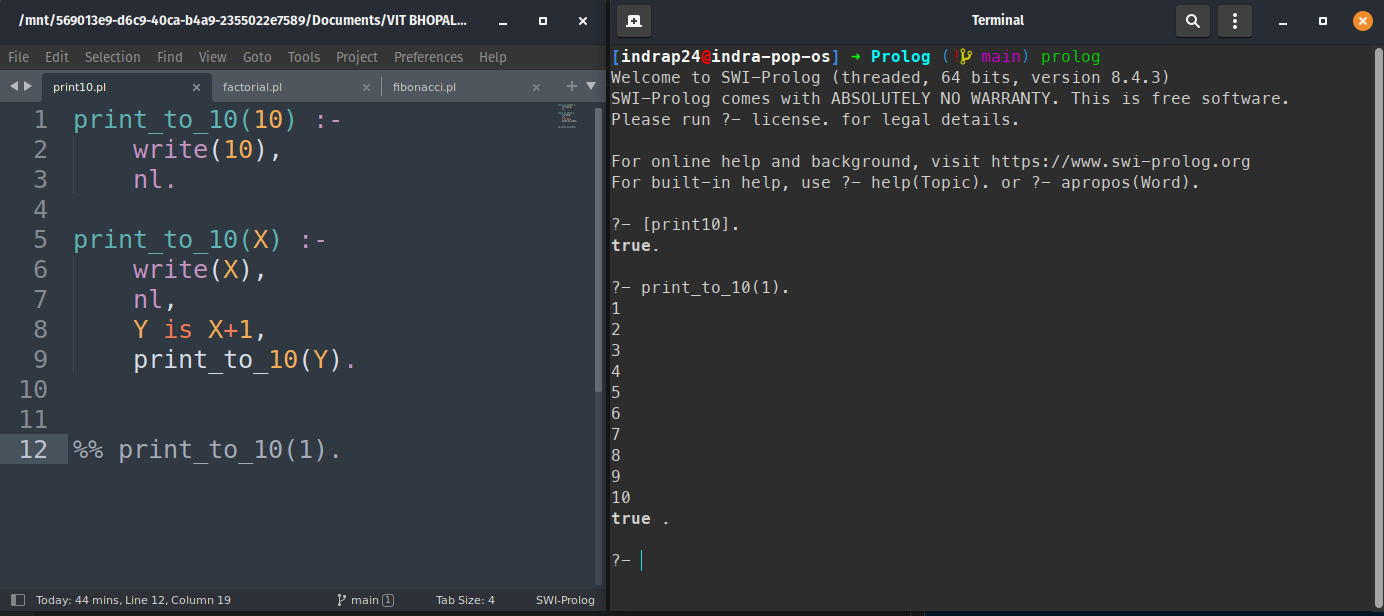
#> input picture Algorithms for Intelligent Systems/ChallengingTask/prolog1.png, 1384 x 616 px
$ python -i CV_Assignment_3_.py   (imports and definitions only)   (older library calls are emulated)
#> lines starting #> are read from the running program, lines starting #| are printed output that depends on the picture
#> further down, picture is the input picture: shape (616, 1384, 3); mean B, G, R 58, 54.2, 50.9
#!/usr/bin/env python
# coding: utf-8

# <a href="https://colab.research.google.com/github/IndraP24/Course-LabWorks/blob/main/Computer%20Vision/CV_Assignment_3_.ipynb" target="_parent"><img src="https://colab.research.google.com/assets/colab-badge.svg" alt="Open In Colab"/></a>

# In[ ]:


import cv2
import numpy as np
import matplotlib.pyplot as plt
from google.colab.patches import cv2_imshow


# In[ ]:


def edgeDetect(img):
    gray = cv2.cvtColor(img, cv2.COLOR_BGR2GRAY)
    img_gaussian = cv2.GaussianBlur(gray,(3,3),0)
    # Here, first argument is the image. Second defines the kernel size.

    #canny
    img_canny = cv2.Canny(img,100,200)
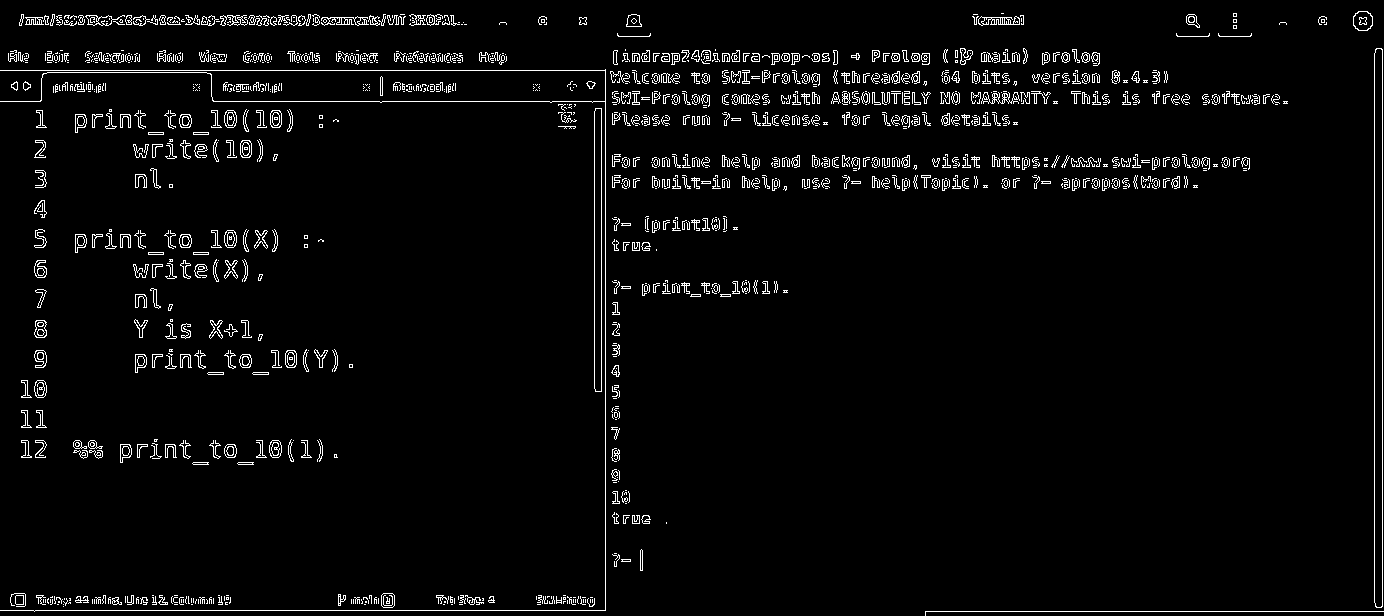
#> img_canny: shape (616, 1384); 3.6% white in thin lines or dots

    #sobel
    img_sobelx = cv2.Sobel(img_gaussian, cv2.CV_8U, 1, 0, ksize=5)
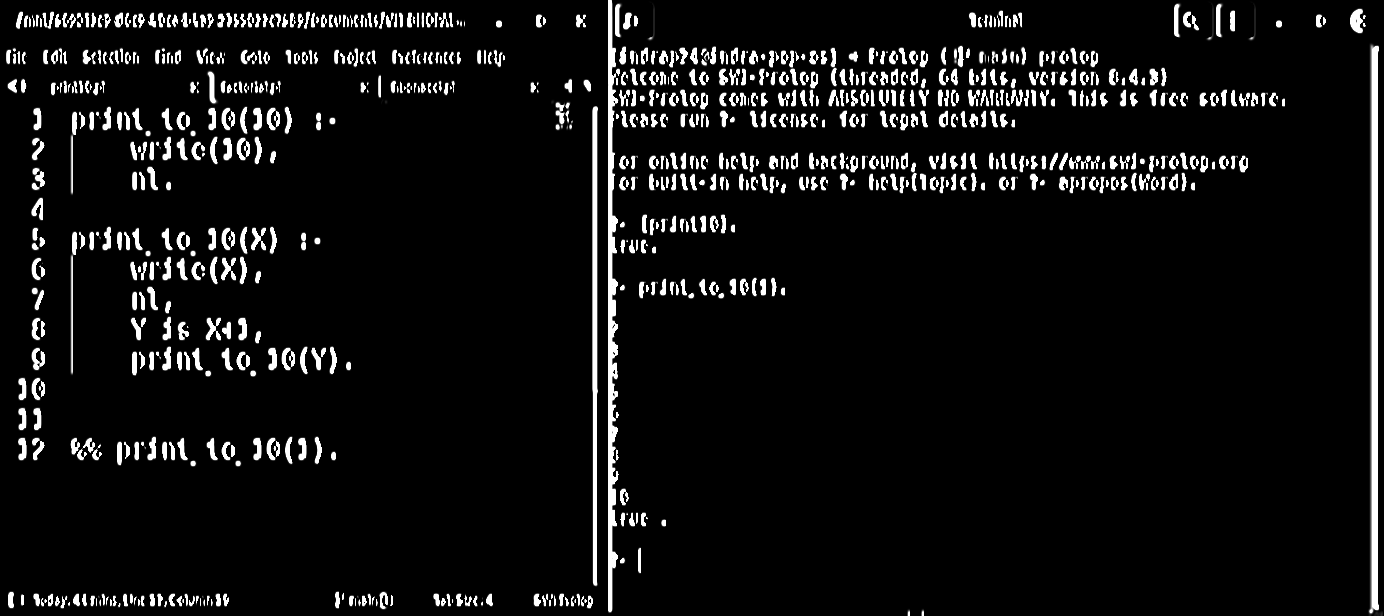
#> img_sobelx: shape (616, 1384); min 0, max 255, mean 16.6
    img_sobely = cv2.Sobel(img_gaussian, cv2.CV_8U, 0, 1, ksize=5)
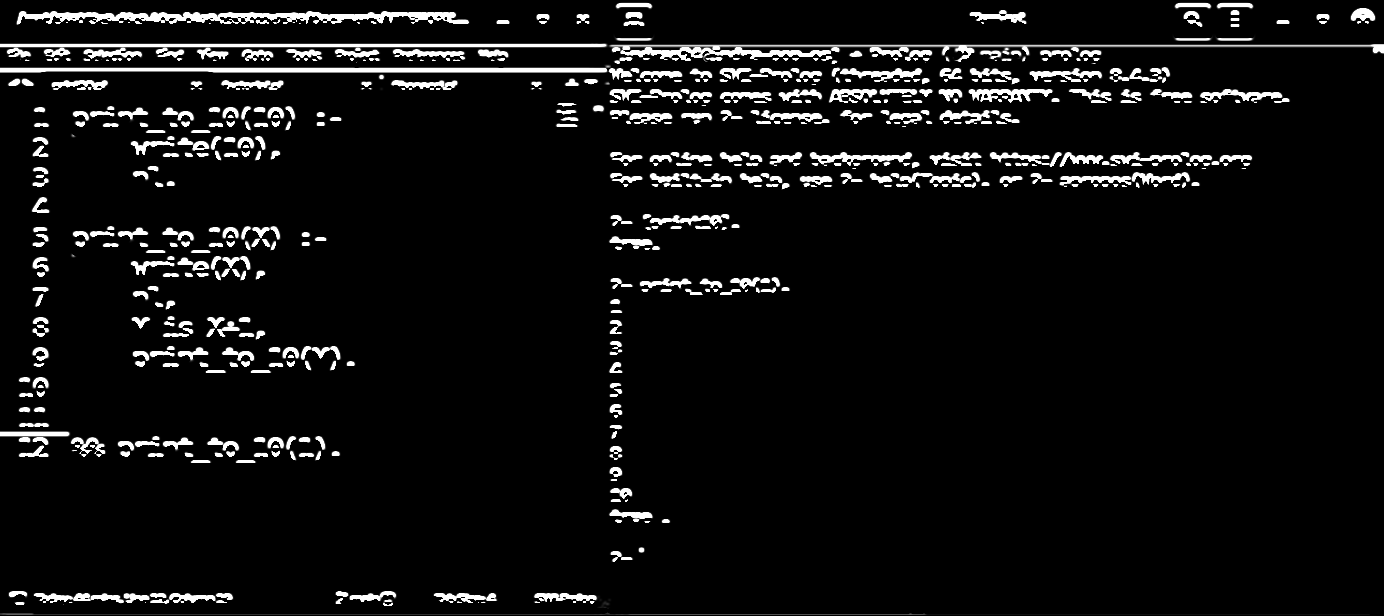
#> img_sobely: shape (616, 1384); min 0, max 255, mean 15.7
    img_sobel = img_sobelx + img_sobely
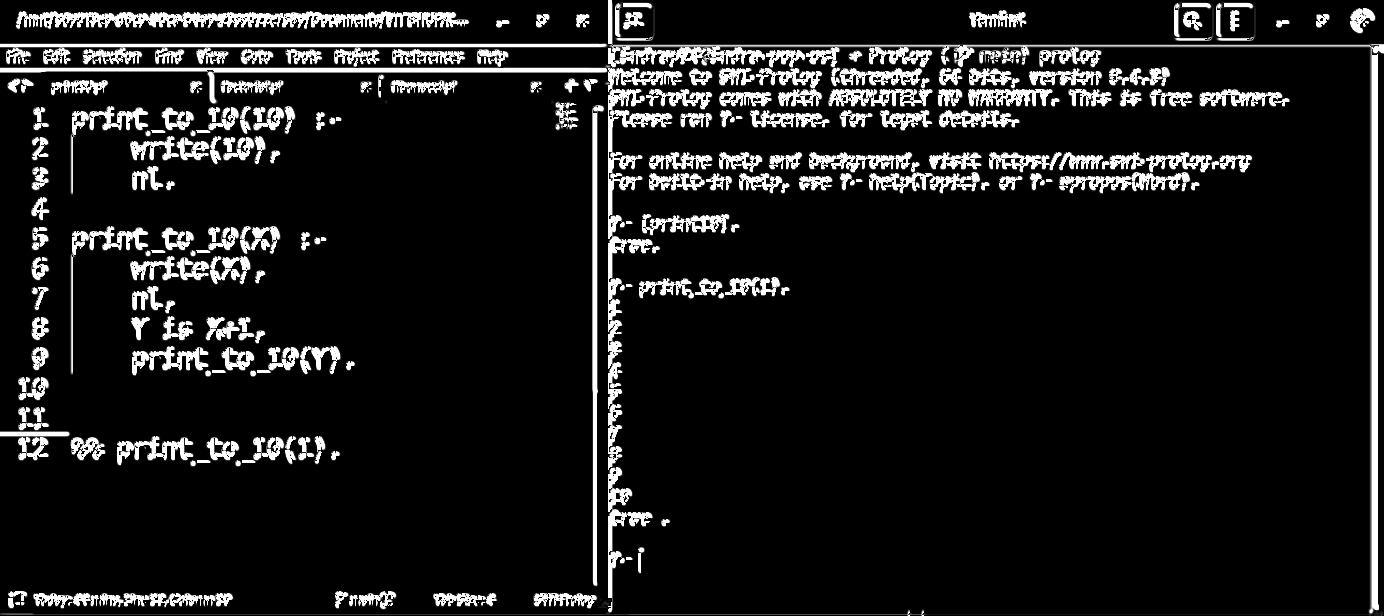
#> img_sobel: shape (616, 1384); min 0, max 255, mean 25.2

    #prewitt
    kernelx = np.array([[1,1,1],[0,0,0],[-1,-1,-1]])
    kernely = np.array([[-1,0,1],[-1,0,1],[-1,0,1]])
    img_prewittx = cv2.filter2D(img_gaussian, -1, kernelx)
    img_prewitty = cv2.filter2D(img_gaussian, -1, kernely)

    print("Canny")
    cv2_imshow(img_canny)
    print("Sobel X")
    cv2_imshow(img_sobelx)
    print("Sobel Y")
    cv2_imshow(img_sobely)
    print("Sobel")
    cv2_imshow(img_sobel)
    print("Prewitt X")
    cv2_imshow(img_prewittx)
    print("Prewitt Y")
    cv2_imshow(img_prewitty)
    print("Prewitt")
    cv2_imshow(img_prewittx+img_prewitty)
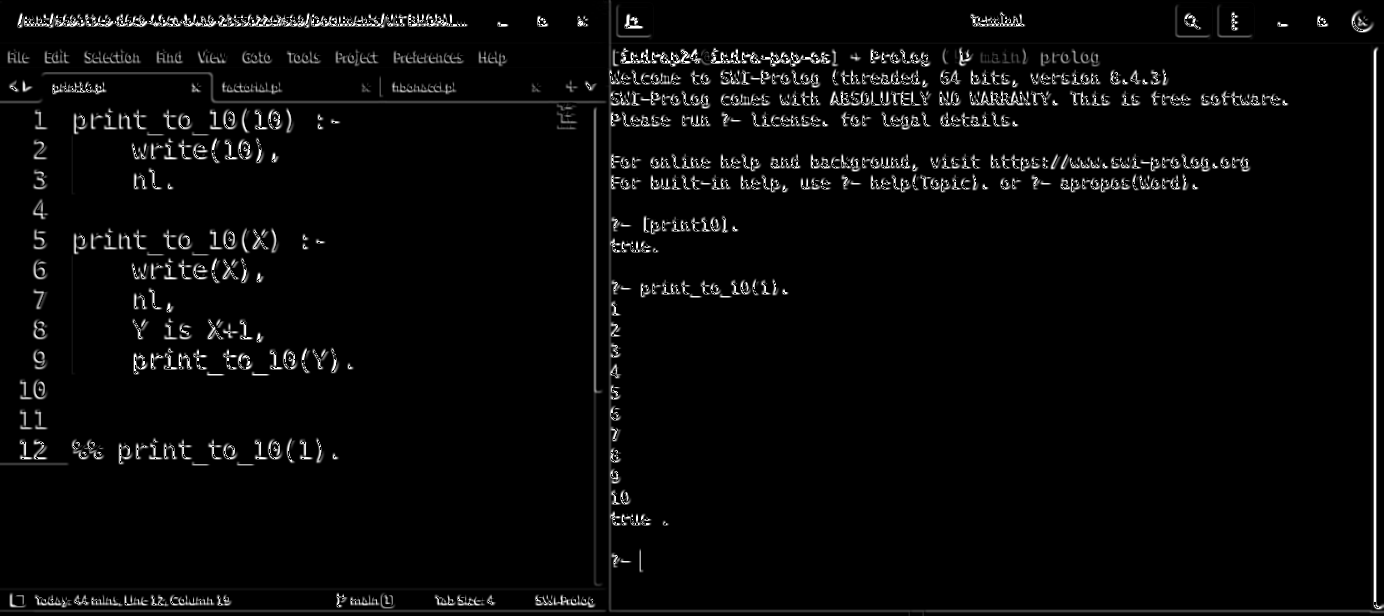
#> shown: shape (616, 1384); min 0, max 255, mean 8.3


# In[ ]:


path_b = '/content/drive/MyDrive/Colab Notebooks/Datasets/Test_Images/I'
# [14 lines not run here, left out]


# In[ ]:

>>> import cv2
>>> picture = cv2.imread('../Algorithms for Intelligent Systems/ChallengingTask/prolog1.png')
>>> result = edgeDetect(picture)

$ run again, on Algorithms for Intelligent Systems/ChallengingTask/prolog2.png
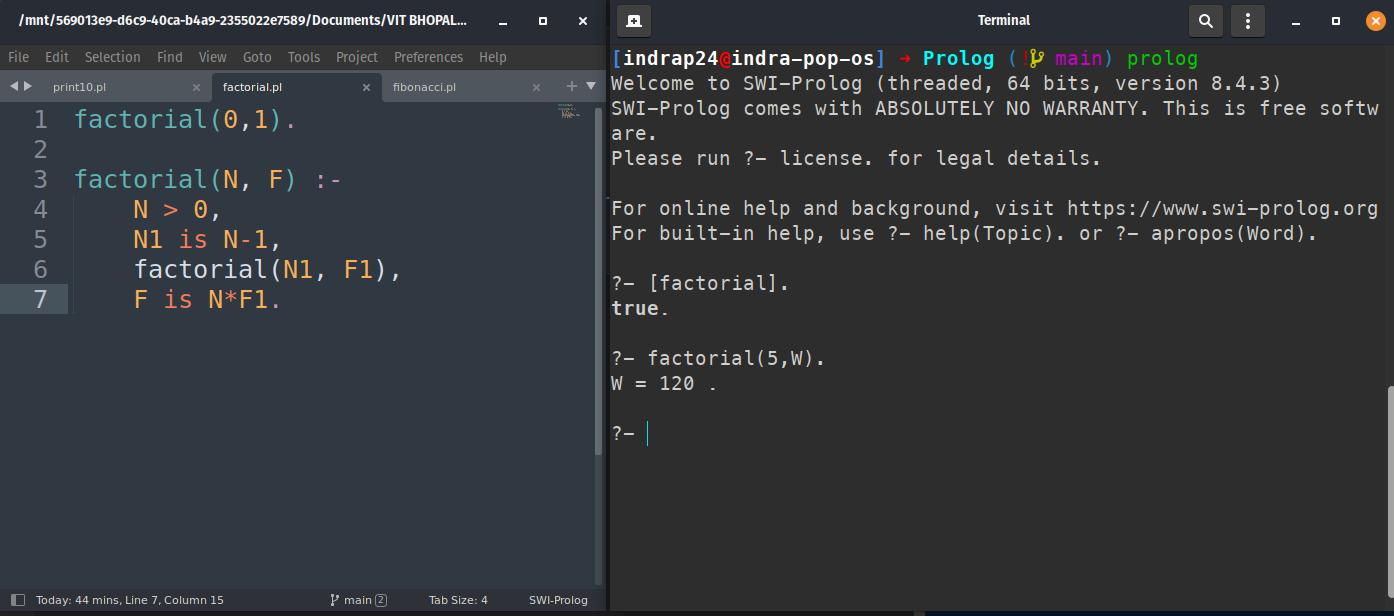
#> input picture Algorithms for Intelligent Systems/ChallengingTask/prolog2.png, 1394 x 616 px
#> picture is the input picture: shape (616, 1394, 3); mean B, G, R 58.1, 54.5, 51.3
#> in edgeDetect, `img_canny = cv2.Canny(img,100,200)`:
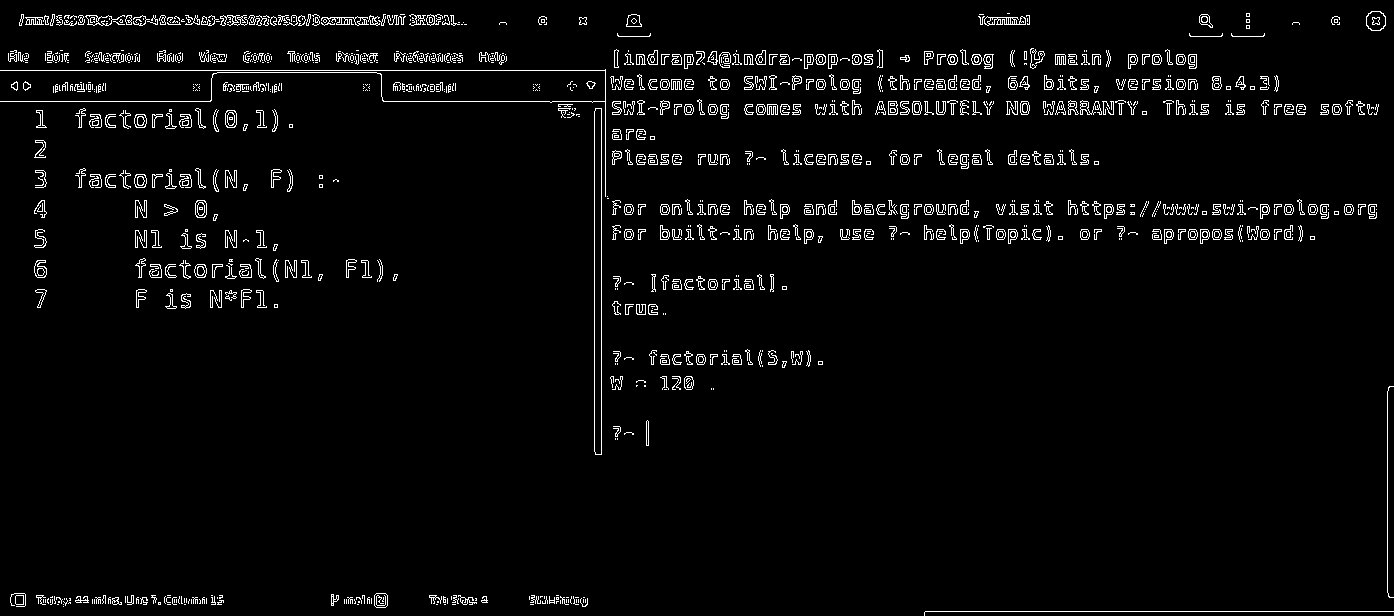
#> img_canny: shape (616, 1394); 3.3% white in thin lines or dots
#> in edgeDetect, `cv2_imshow(img_prewittx+img_prewitty)`:
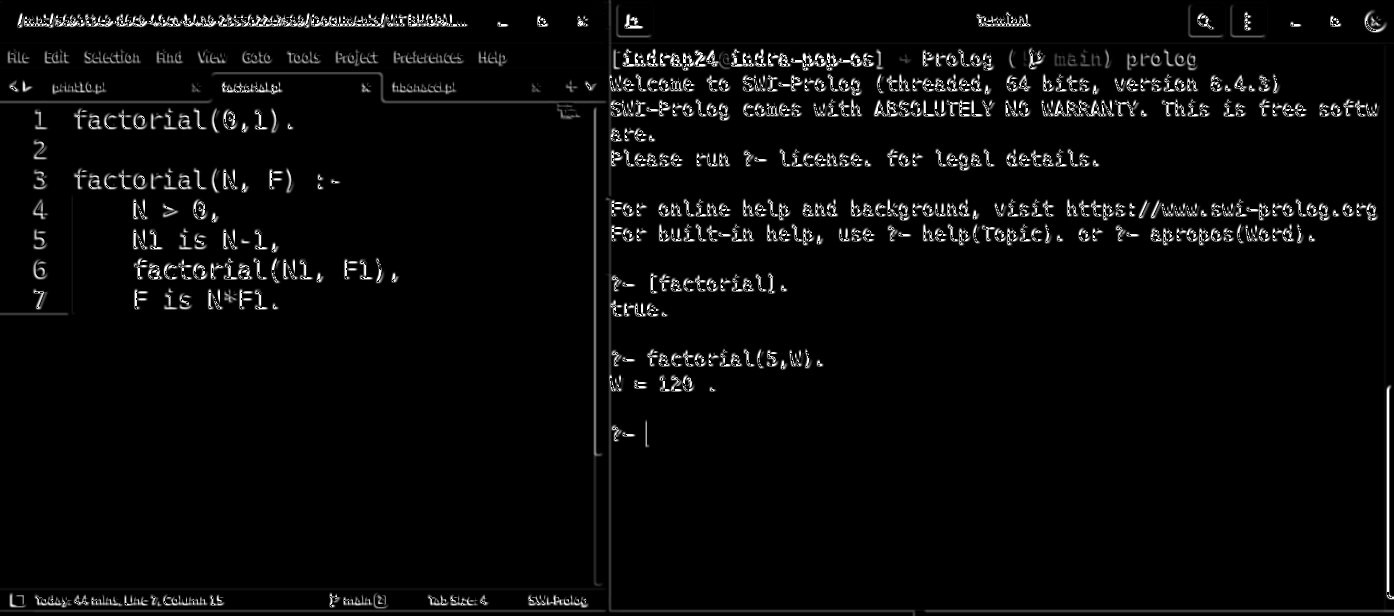
#> shown: shape (616, 1394); min 0, max 255, mean 8.8

$ run again, on Algorithms for Intelligent Systems/ChallengingTask/prolog3.png
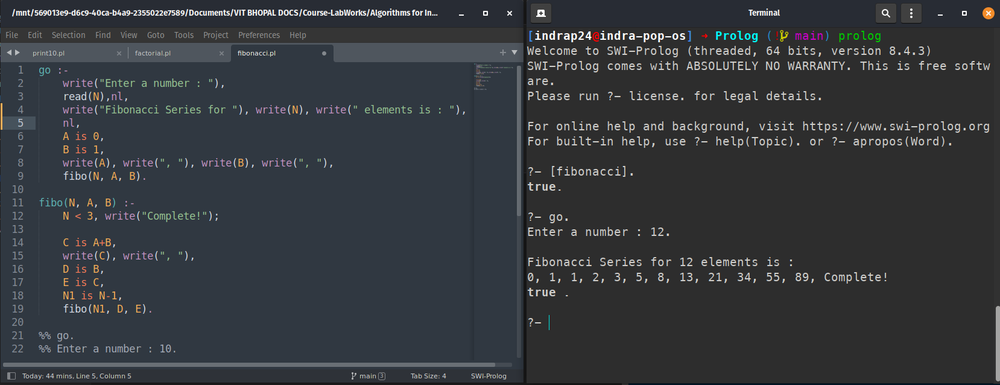
#> input picture Algorithms for Intelligent Systems/ChallengingTask/prolog3.png, 1000 x 385 px, shrunk from 1658 x 638 before the run
#> picture is the input picture: shape (385, 1000, 3); mean B, G, R 60.4, 56.1, 52.4
#> in edgeDetect, `img_canny = cv2.Canny(img,100,200)`:
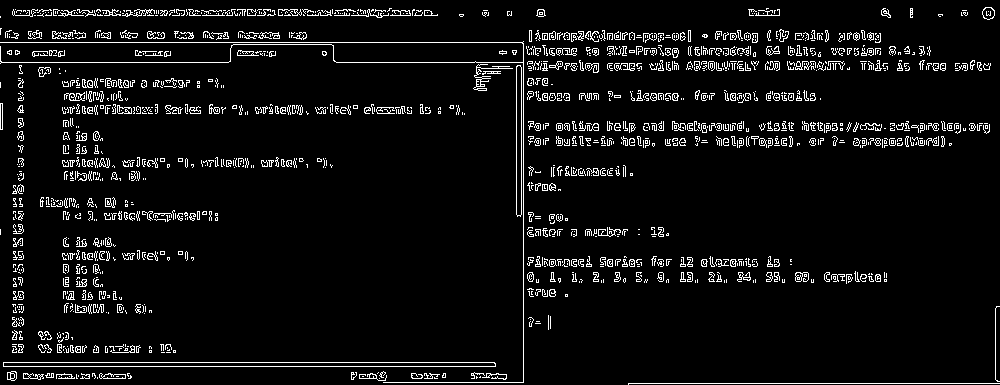
#> img_canny: shape (385, 1000); 6% white in thin lines or dots
#> in edgeDetect, `cv2_imshow(img_prewittx+img_prewitty)`:
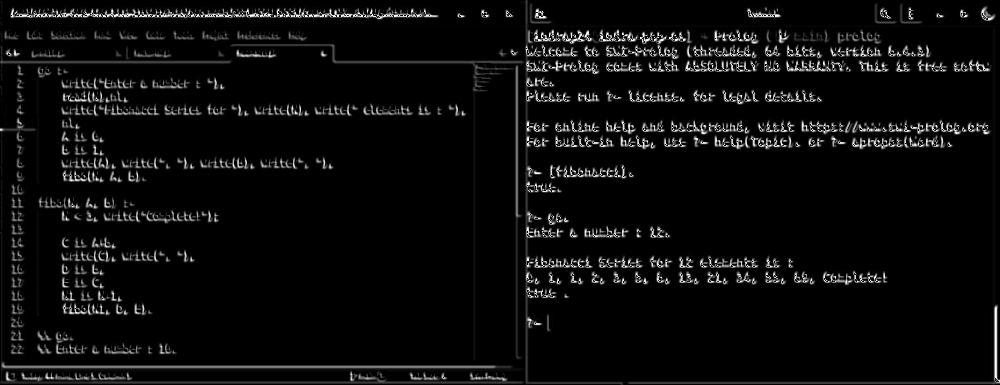
#> shown: shape (385, 1000); min 0, max 255, mean 12
